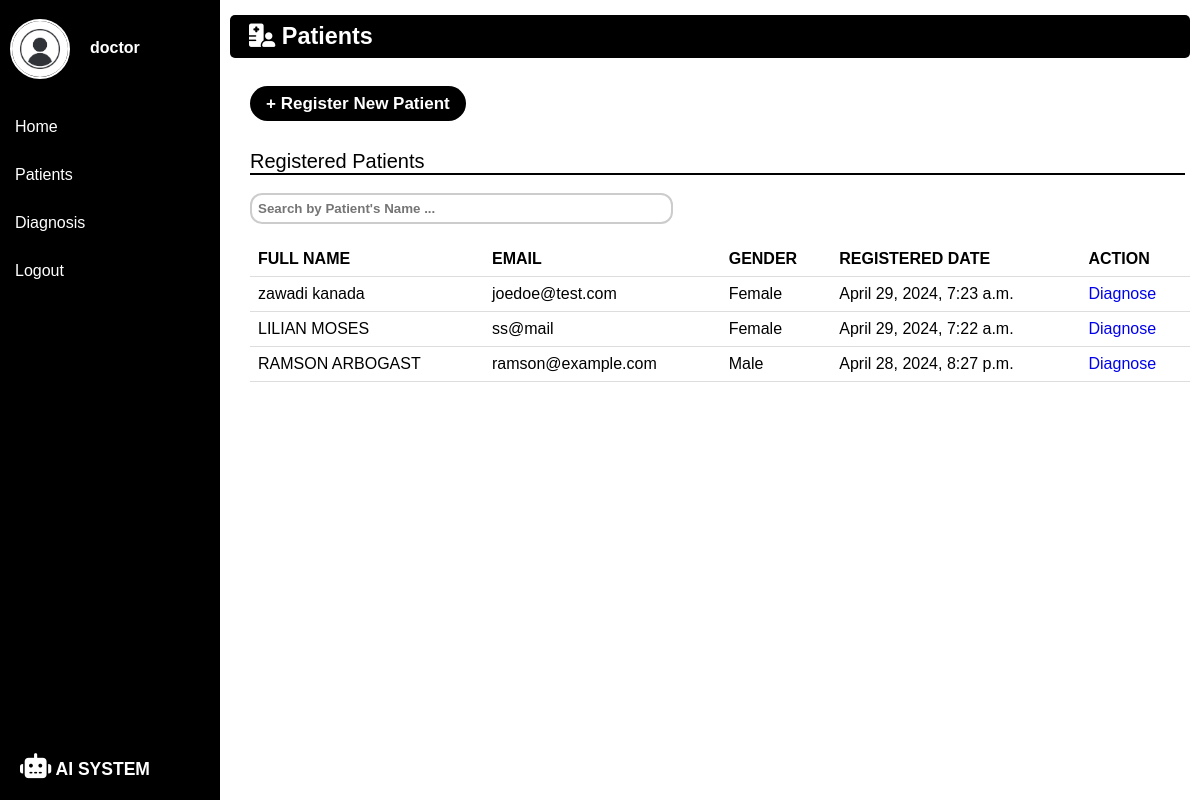
Screenshot of /patientslist/ (signed in) with the database file from the repository.
### ai_dermatologist/models.py (models this page shows, shortened)
class Patients(models.Model):
    fullname = models.CharField(max_length=200)
    email = models.EmailField(unique=True)
    age = models.PositiveIntegerField()
    gender = models.CharField(max_length=6)
    registered_date = models.DateTimeField(auto_now_add=True)
    class Meta:
        verbose_name_plural = 'Patients'

### ai_dermatologist/views.py (the view)
# urls.py: path('patientslist/', views.patients_list, name='patientslist'),
@login_required
def patients_list(request):
    patients = Patients.objects.order_by('-registered_date')
    return render(request, 'dermatologist/patients.html', {'patients':patients})

### templates/dermatologist/patients.html (shortened to what this page needs)
{% load static %}
<!DOCTYPE html>
<html lang="en">
<head>
    <link rel="stylesheet" href="{% static 'css/style.css' %}">
</head>
<body>
    <div class="wrapper">
        <div class="sidebar">
            <div class="profile-username">
                <a href="{% url 'userprofile'%}">
                    <img src="{% static 'assets/avatar.jpg'%}" alt="user-image" width="60px" height="60px">
                </a>
                {% if user.is_authenticated %}
                <p style="color: white;"><strong> {{ user.username }}</strong></p>
                {% endif %}
            </div>
            <ul>
                <li><a href="{% url 'dashboard' %}">Home</a></li>
                <li><a href="#">Patients</a></li>
                <li><a href="{% url 'diagnosis' %}">Diagnosis</a></li>
                <li><a href="{% url 'index' %}">Logout</a></li>
            </ul>
            <div class="footer-h3">
                <h3><i class="fa-solid fa-robot fa-beat"></i> AI SYSTEM</h3>
            </div>
        </div>
    </div>
    <div class="main-content">
        <header>
            <h3>  <i class="fa-solid fa-hospital-user"></i>  Patients</h3>
        </header><br><br>
        <main class="patients-main">
            <div class="add-patient-button">
                <a href="{% url 'newpatientregistration'%}">+ Register New Patient</a>
            </div><br><br>
            <div class="main-content-p">
                <p>Registered Patients</p>
            </div><hr><br>
            <div class="search">
                <input type="search" id="searchInput" placeholder="Search by Patient's Name ...">
            </div><br>
            <div class="patients-table">
                <table id="patientTable">
                    <thead>
                        <tr>
                            <th>FULL NAME</th>
                            <th>EMAIL</th>
                            <th>GENDER</th>
                            <th>REGISTERED DATE</th>
                            <th>ACTION</th>
                        </tr>
                    </thead>
                   <tbody>
                        {% for patient in patients %}
                            <tr>
                                <td>{{ patient.fullname }}</td>
                                <td>{{ patient.email }}</td>
                                <td>{{ patient.gender }}</td>
                                <td>{{ patient.registered_date }}</td>
                                <td><a href="{% url 'diagnosis'%}">Diagnose</a></td>
                            </tr>
                        {% endfor %}
                   </tbody>
                </table>
            </div>
        </main>
    </div>
</body>
</html>

### ai_dermatologist/static/css/style.css (style rules this page uses)
* { margin: 0; padding: 0; box-sizing: border-box; list-style: none; text-decoration: none; font-family: 'Trebuchet MS', 'Lucida Sans Unicode', 'Lucida Grande', 'Lucida Sans', Arial, sans-serif; }
.patients-table table { border-collapse: collapse; width: 100%; }
.patients-table th, td { padding: 8px; text-align: left; border-bottom: 1px solid #ddd; }
.diagnosed-patient-table th, td { padding: 8px; text-align: left; border-bottom: 1px solid #ddd; }
.search input[type="search"] { padding: 6px; width: 45%; border-radius: 12px; border: 2px solid #ccc; }
.search ::placeholder { font-weight: bold; }
.wrapper { display: flex; position: relative; }
.wrapper .sidebar { position: fixed; width: 220px; height: 100%; background-color: black; padding: 10px 0; }
.wrapper .sidebar ul li { padding: 15px; }
.wrapper .sidebar ul li a { color: white; display: block; }
.main-content { margin-left: 230px; margin-right: 10px; margin-top: 15px; }
.footer-h3 { color: white; font-size: 15px; padding: 20px; position: fixed; bottom: 0; font-family: 'Franklin Gothic Medium', 'Arial Narrow', Arial, sans-serif; }
.footer-h3 i { font-size: 25px; }
.main-content header { font-size: 20px; background-color: black; color: white; padding: 8px 19px; border-radius: 5px; }
.profile-username { margin-top: 9px; margin-left: 10px; margin-bottom: 20px; display: inline-flex; }
.profile-username p { padding: 20px; margin-right: 10px; }
.profile-username img { border-radius: 50px; border: 2px solid white; }
.main-content-p { font-size: 20px; font-family: system-ui, -apple-system, BlinkMacSystemFont, 'Segoe UI', Roboto, Oxygen, Ubuntu, Cantarell, 'Open Sans', 'Helvetica Neue', sans-serif; }
.patients-main { margin-left: 20px; }
.patients-table { text-align: center; }
.add-patient-button a { padding: 8px 16px; background-color: rgb(0, 0, 0); color: white; border: none; border-radius: 50px; font-size: 17px; font-weight: bold; }
hr { border: 1px solid; margin-right: 5px; }

### rows the page displays
Patients: fullname "zawadi kanada", email "joedoe@test.com", gender "Female", registered_date "April 29, 2024, 7:23 a.m."
Patients: fullname "LILIAN MOSES", email "ss@mail", gender "Female", registered_date "April 29, 2024, 7:22 a.m."
Patients: fullname "RAMSON ARBOGAST", email "ramson@example.com", gender "Male", registered_date "April 28, 2024, 8:27 p.m."

### other values shown
{{ user.username }} "doctor"
